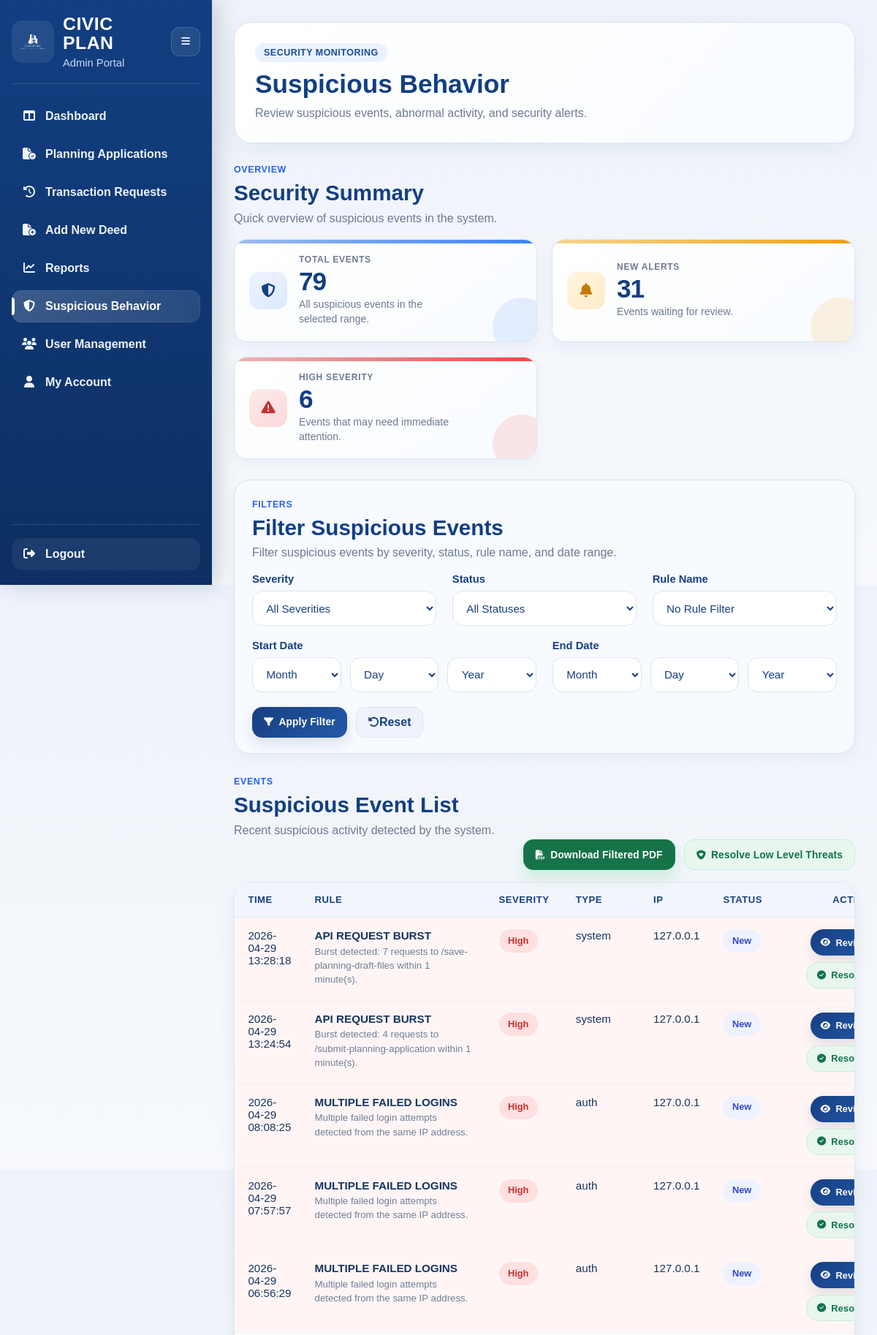
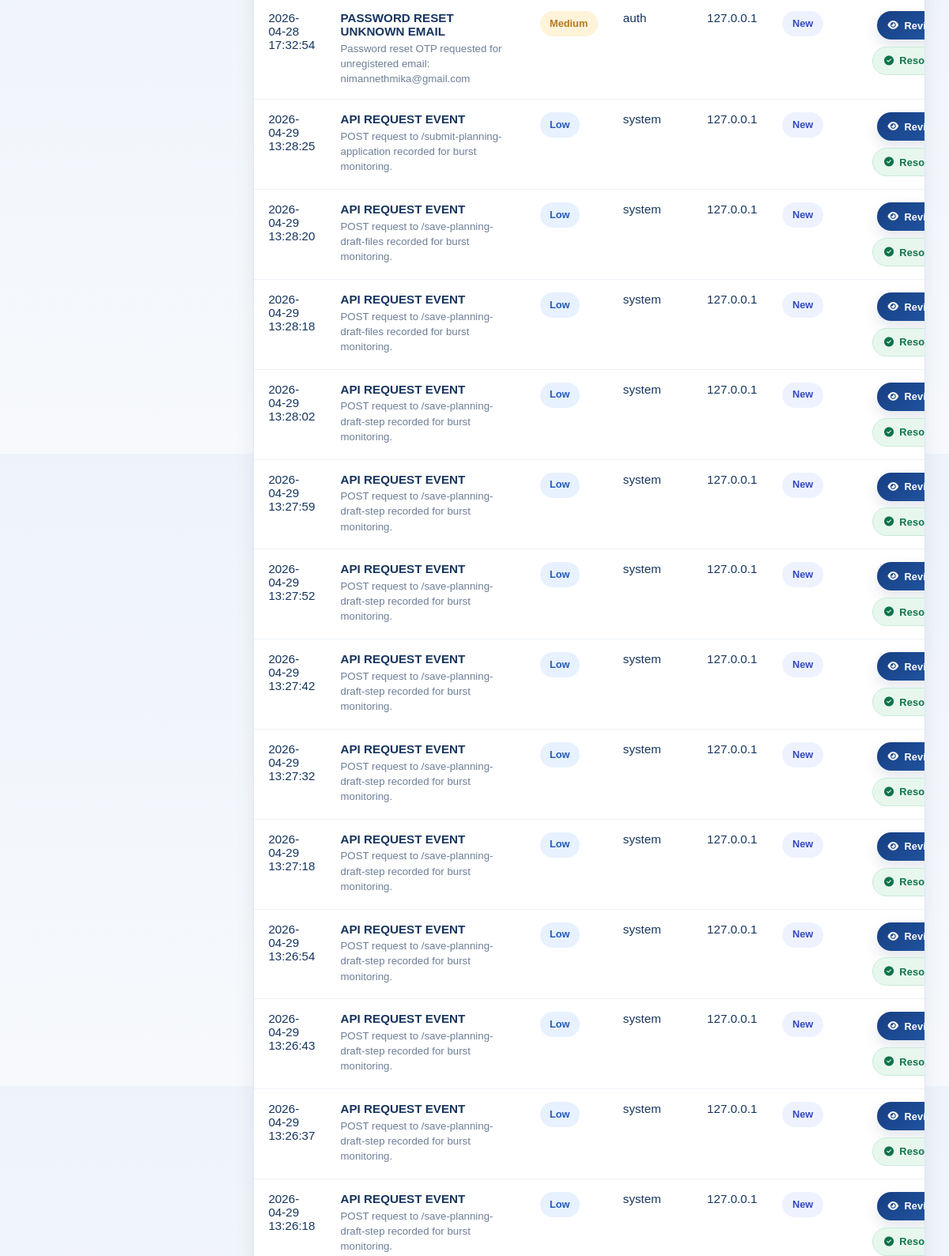
Page /admin/suspicious-behavior (signed in, upper part) on the committed database (2 pictures, top to bottom).
### tables this page shows
CREATE TABLE suspicious_events (
        event_id INTEGER PRIMARY KEY AUTOINCREMENT,
        user_id INTEGER,
        rule_name TEXT NOT NULL,
        severity TEXT NOT NULL DEFAULT 'low',
        event_type TEXT,
        route TEXT,
        ip_address TEXT,
        user_agent TEXT,
        event_count INTEGER DEFAULT 1,
        time_window_minutes INTEGER,
        status TEXT NOT NULL DEFAULT 'new',
        description TEXT,
        created_at TEXT DEFAULT CURRENT_TIMESTAMP,
        reviewed_at TEXT,
        reviewed_by INTEGER,
        FOREIGN KEY (user_id) REFERENCES users(user_id),
        FOREIGN KEY (reviewed_by) REFERENCES users(user_id)
    );

### routes/admin_security_routes.py (the view)
@admin_bp.route("/admin/suspicious-behavior")
def admin_suspicious_behavior():
    admin_user, redirect_response = admin_required()
    if redirect_response:
        return redirect_response
    severity = request.args.get("severity", "").strip()
    status = request.args.get("status", "").strip()
    rule_name = request.args.get("rule_name", "").strip()
    start_date = normalize_date_input(request.args.get("start_date", "").strip())
    end_date = normalize_date_input(request.args.get("end_date", "").strip())
    conn = get_connection()
    cursor = conn.cursor()
    rule_names = get_rule_name_options(cursor)
    overview = get_security_overview(cursor, start_date, end_date)
    events = get_suspicious_events(
        cursor,
        severity,
        status,
        rule_name,
        start_date,
        end_date,
    )
    top_rules = get_top_security_rules(cursor, start_date, end_date)
    conn.close()
    return render_template(
        "admin_suspicious_behavior.html",
        user=admin_user,
        overview=overview,
        events=events,
        top_rules=top_rules,
        rule_names=rule_names,
        severity=severity,
        status=status,
        rule_name=rule_name,
        start_date=start_date,
        end_date=end_date,
        active_page="suspicious_behavior",
    )

### templates/admin_suspicious_behavior.html (shortened to what this page needs)
<!DOCTYPE html>
<html lang="en">
<head>
    <link rel="stylesheet" href="{{ url_for('static', filename='admin_sidebar.css') }}" />
    <link rel="stylesheet" href="{{ url_for('static', filename='admin_dashboard.css') }}" />
    <link rel="stylesheet" href="{{ url_for('static', filename='admin_suspicious_behavior.css') }}">
    <link rel="stylesheet" href="https://cdnjs.cloudflare.com/ajax/libs/font-awesome/6.5.0/css/all.min.css" />
</head>
<body>
    <div class="dashboard-shell">
        {% include 'partials/admin_sidebar.html' %}
        <main class="main-content">
            <header class="topbar">
                <div class="topbar-copy">
                    <span class="page-label">Security Monitoring</span>
                    <h1>Suspicious Behavior</h1>
                    <p>Review suspicious events, abnormal activity, and security alerts.</p>
                </div>
            </header>
            <section class="stats-section">
                <div class="section-head">
                    <div>
                        <span class="section-kicker">Overview</span>
                        <h2>Security Summary</h2>
                        <p>Quick overview of suspicious events in the system.</p>
                    </div>
                </div>
                <div class="stats-grid application-stats-grid">
                    <div class="stat-card app-stat-card total">
                        <div class="stat-top-line"></div>
                        <div class="stat-icon">
                            <i class="fa-solid fa-shield-halved"></i>
                        </div>
                        <div class="stat-content">
                            <span class="stat-label">Total Events</span>
                            <h3>{{ overview.total_events }}</h3>
                            <p>All suspicious events in the selected range.</p>
                        </div>
                    </div>
                    <div class="stat-card app-stat-card pending">
                        <div class="stat-top-line"></div>
                        <div class="stat-icon">
                            <i class="fa-solid fa-bell"></i>
                        </div>
                        <div class="stat-content">
                            <span class="stat-label">New Alerts</span>
                            <h3>{{ overview.new_events }}</h3>
                            <p>Events waiting for review.</p>
                        </div>
                    </div>
                    <div class="stat-card app-stat-card rejected">
                        <div class="stat-top-line"></div>
                        <div class="stat-icon">
                            <i class="fa-solid fa-triangle-exclamation"></i>
                        </div>
                        <div class="stat-content">
                            <span class="stat-label">High Severity</span>
                            <h3>{{ overview.high_events }}</h3>
                            <p>Events that may need immediate attention.</p>
                        </div>
                    </div>
                </div>
            </section>
            <section class="stats-section">
                <div class="security-filter-panel">
                    <div class="section-head">
                        <div>
                            <span class="section-kicker">Filters</span>
                            <h2>Filter Suspicious Events</h2>
                            <p>Filter suspicious events by severity, status, rule name, and date range.</p>
                        </div>
                    </div>
                    <form method="GET" action="{{ url_for('admin.admin_suspicious_behavior') }}" class="security-filter-form">
                        <div class="filter-grid">
                            <div class="filter-field">
                                <label for="severity">Severity</label>
                                <select id="severity" name="severity">
                                    <option value="">All Severities</option>
                                </select>
                            </div>
                            <div class="filter-field">
                                <label for="status">Status</label>
                                <select id="status" name="status">
                                    <option value="">All Statuses</option>
                                </select>
                            </div>
                            <div class="filter-field">
                                <label for="rule_name">Rule Name</label>
                                <select id="rule_name" name="rule_name">
                                    <option value="">No Rule Filter</option>
                                </select>
                            </div>
                            <div class="filter-field date-field">
                                <label>Start Date</label>
                                <div class="date-select-row">
                                    <select id="start_month">
                                        <option value="">Month</option>
                                    </select>
                                    <select id="start_day">
                                        <option value="">Day</option>
                                    </select>
                                    <select id="start_year">
                                        <option value="">Year</option>
                                    </select>
                                </div>
                            </div>
                            <div class="filter-field date-field">
                                <label>End Date</label>
                                <div class="date-select-row">
                                    <select id="end_month">
                                        <option value="">Month</option>
                                    </select>
                                    <select id="end_day">
                                        <option value="">Day</option>
                                    </select>
                                    <select id="end_year">
                                        <option value="">Year</option>
                                    </select>
                                </div>
                            </div>
                        </div>
                        <div class="filter-actions">
                            <button type="submit" class="btn-action btn-review">
                                <i class="fa-solid fa-filter"></i>
                                Apply Filter
                            </button>
                            <a href="{{ url_for('admin.admin_suspicious_behavior') }}" class="btn-reset-link">
                                <i class="fa-solid fa-rotate-left"></i>
                                Reset
                            </a>
                        </div>
                    </form>
                </div>
            </section>
            <section class="stats-section">
                <div class="section-head events-section-head">
                    <div>
                        <span class="section-kicker">Events</span>
                        <h2>Suspicious Event List</h2>
                        <p>Recent suspicious activity detected by the system.</p>
                    </div>
                    <div class="event-header-actions">
                        <form
                            id="securityDownloadForm"
                            method="POST"
                            action="{{ url_for('admin.download_suspicious_events_pdf') }}"
                            data-download-form
                        >
                            <button type="submit" class="btn-action btn-download">
                                <i class="fa-solid fa-file-pdf"></i>
                                Download Filtered PDF
                            </button>
                        </form>
                        <form
                            method="POST"
                            action="{{ url_for('admin.resolve_low_severity_events') }}"
                            data-confirm-form
                            data-confirm-title="Resolve Low Severity Events"
                            data-confirm-message="Are you sure you want to resolve all low severity events?"
                            data-confirm-detail="This action will update all matching low severity events as resolved."
                            data-confirm-button="Resolve All"
                            data-confirm-icon="fa-shield-halved"
                        >
                            <button type="submit" class="btn-action btn-resolve">
                                <i class="fa-solid fa-shield-heart"></i>
                                Resolve Low Level Threats
                            </button>
                        </form>
                    </div>
                </div>
                <div class="table-wrap">
                    <table class="security-table">
                        <thead>
                            <tr>
                                <th>Time</th>
                                <th>Rule</th>
                                <th>Severity</th>
                                <th>Type</th>
                                <th>IP</th>
                                <th>Status</th>
                                <th>Actions</th>
                            </tr>
                        </thead>
                        <tbody>
                            {% for event in events %}
                            <tr class="{% if event['severity'] | lower == 'high' %}high-row{% endif %}">
                                <td>{{ event['created_at'] or '-' }}</td>
                                <td>
                                    <div class="rule-cell">
                                        <strong>{{ event['rule_name'] | replace('_', ' ') }}</strong>
                                        {% if 'description' in event.keys() and event['description'] %}
                                        <small>{{ event['description'] }}</small>
                                        {% endif %}
                                    </div>
                                </td>
                                <td>
                                    <span class="severity-badge severity-{{ event['severity'] | lower }}">
                                        {{ event['severity'] }}
                                    </span>
                                </td>
                                <td>{{ event['event_type'] or '-' }}</td>
                                <td>{{ event['ip_address'] or '-' }}</td>
                                <td>
                                    <span class="status-pill status-{{ event['status'] | lower }}">
                                        {{ event['status'] }}
                                    </span>
                                </td>
                                <td>
                                    <div class="security-actions">
                                        {% if event['status'] | lower != 'resolved' %}
                                        <form method="POST" action="{{ url_for('admin.mark_suspicious_event_reviewed', event_id=event['event_id']) }}">
                                            <button type="submit" class="btn-action btn-review btn-small">
                                                <i class="fa-solid fa-eye"></i>
                                                Review
                                            </button>
                                        </form>
                                        {% endif %}
                                        {% if event['status'] | lower != 'resolved' %}
                                        <form
                                            method="POST"
                                            action="{{ url_for('admin.mark_suspicious_event_resolved', event_id=event['event_id']) }}"
                                            data-confirm-form
                                            data-confirm-title="Resolve Suspicious Event"
                                            data-confirm-message="Are you sure you want to mark this suspicious event as resolved?"
                                            data-confirm-detail="This event will be moved to the resolved status."
                                            data-confirm-button="Resolve Event"
                                            data-confirm-icon="fa-circle-check"
                                        >
                                            <button type="submit" class="btn-action btn-resolve btn-small">
                                                <i class="fa-solid fa-circle-check"></i>
                                                Resolve
                                            </button>
                                        </form>
                                        {% else %}
                                        <span class="resolved-text">
                                            <i class="fa-solid fa-check-circle"></i>
                                            No actions
                                        </span>
                                        {% endif %}
                                    </div>
                                </td>
                            </tr>
                            {% else %}
                            <tr>
                                <td colspan="7" class="empty-cell">No suspicious events found.</td>
                            </tr>
                            {% endfor %}
                        </tbody>
                    </table>
                </div>
            </section>
        </main>
    </div>
</body>
</html>

### rows in the picture
suspicious_events: created_at "2026-04-29 13:28:18", rule_name "API REQUEST BURST", description "Burst detected: 7 requests to /save-planning-draft-files within 1 minute(s).", severity "High", event_type "system", ip_address "127.0.0.1", status "New"
suspicious_events: created_at "2026-04-29 13:24:54", rule_name "API REQUEST BURST", description "Burst detected: 4 requests to /submit-planning-application within 1 minute(s).", severity "High", event_type "system", ip_address "127.0.0.1", status "New"
suspicious_events: created_at "2026-04-29 08:08:25", rule_name "MULTIPLE FAILED LOGINS", description "Multiple failed login attempts detected from the same IP address.", severity "High", event_type "auth", ip_address "127.0.0.1", status "New"
suspicious_events: created_at "2026-04-29 07:57:57", rule_name "MULTIPLE FAILED LOGINS", description "Multiple failed login attempts detected from the same IP address.", severity "High", event_type "auth", ip_address "127.0.0.1", status "New"
suspicious_events: created_at "2026-04-29 06:56:29", rule_name "MULTIPLE FAILED LOGINS", description "Multiple failed login attempts detected from the same IP address.", severity "High", event_type "auth", ip_address "127.0.0.1", status "New"
suspicious_events: created_at "2026-04-28 17:32:54", rule_name "PASSWORD RESET UNKNOWN EMAIL", description "Password reset OTP requested for unregistered email: nimannethmika@gmail.com", severity "Medium", event_type "auth", ip_address "127.0.0.1", status "New"
suspicious_events: created_at "2026-04-29 13:28:25", rule_name "API REQUEST EVENT", description "POST request to /submit-planning-application recorded for burst monitoring.", severity "Low", event_type "system", ip_address "127.0.0.1", status "New"
suspicious_events: created_at "2026-04-29 13:28:20", rule_name "API REQUEST EVENT", description "POST request to /save-planning-draft-files recorded for burst monitoring.", severity "Low", event_type "system", ip_address "127.0.0.1", status "New"
suspicious_events: created_at "2026-04-29 13:28:18", rule_name "API REQUEST EVENT", description "POST request to /save-planning-draft-files recorded for burst monitoring.", severity "Low", event_type "system", ip_address "127.0.0.1", status "New"
suspicious_events: created_at "2026-04-29 13:28:02", rule_name "API REQUEST EVENT", description "POST request to /save-planning-draft-step recorded for burst monitoring.", severity "Low", event_type "system", ip_address "127.0.0.1", status "New"
suspicious_events: created_at "2026-04-29 13:27:59", rule_name "API REQUEST EVENT", description "POST request to /save-planning-draft-step recorded for burst monitoring.", severity "Low", event_type "system", ip_address "127.0.0.1", status "New"
suspicious_events: created_at "2026-04-29 13:27:52", rule_name "API REQUEST EVENT", description "POST request to /save-planning-draft-step recorded for burst monitoring.", severity "Low", event_type "system", ip_address "127.0.0.1", status "New"
suspicious_events: created_at "2026-04-29 13:27:42", rule_name "API REQUEST EVENT", description "POST request to /save-planning-draft-step recorded for burst monitoring.", severity "Low", event_type "system", ip_address "127.0.0.1", status "New"
suspicious_events: created_at "2026-04-29 13:27:32", rule_name "API REQUEST EVENT", description "POST request to /save-planning-draft-step recorded for burst monitoring.", severity "Low", event_type "system", ip_address "127.0.0.1", status "New"
suspicious_events: created_at "2026-04-29 13:27:18", rule_name "API REQUEST EVENT", description "POST request to /save-planning-draft-step recorded for burst monitoring.", severity "Low", event_type "system", ip_address "127.0.0.1", status "New"
suspicious_events: created_at "2026-04-29 13:26:54", rule_name "API REQUEST EVENT", description "POST request to /save-planning-draft-step recorded for burst monitoring.", severity "Low", event_type "system", ip_address "127.0.0.1", status "New"
suspicious_events: created_at "2026-04-29 13:26:43", rule_name "API REQUEST EVENT", description "POST request to /save-planning-draft-step recorded for burst monitoring.", severity "Low", event_type "system", ip_address "127.0.0.1", status "New"
suspicious_events: created_at "2026-04-29 13:26:37", rule_name "API REQUEST EVENT", description "POST request to /save-planning-draft-step recorded for burst monitoring.", severity "Low", event_type "system", ip_address "127.0.0.1", status "New"
suspicious_events: created_at "2026-04-29 13:26:18", rule_name "API REQUEST EVENT", description "POST request to /save-planning-draft-step recorded for burst monitoring.", severity "Low", event_type "system", ip_address "127.0.0.1", status "New"

### other values in the picture
{{ overview.total_events }} "79"
{{ overview.new_events }} "31"
{{ overview.high_events }} "6"
